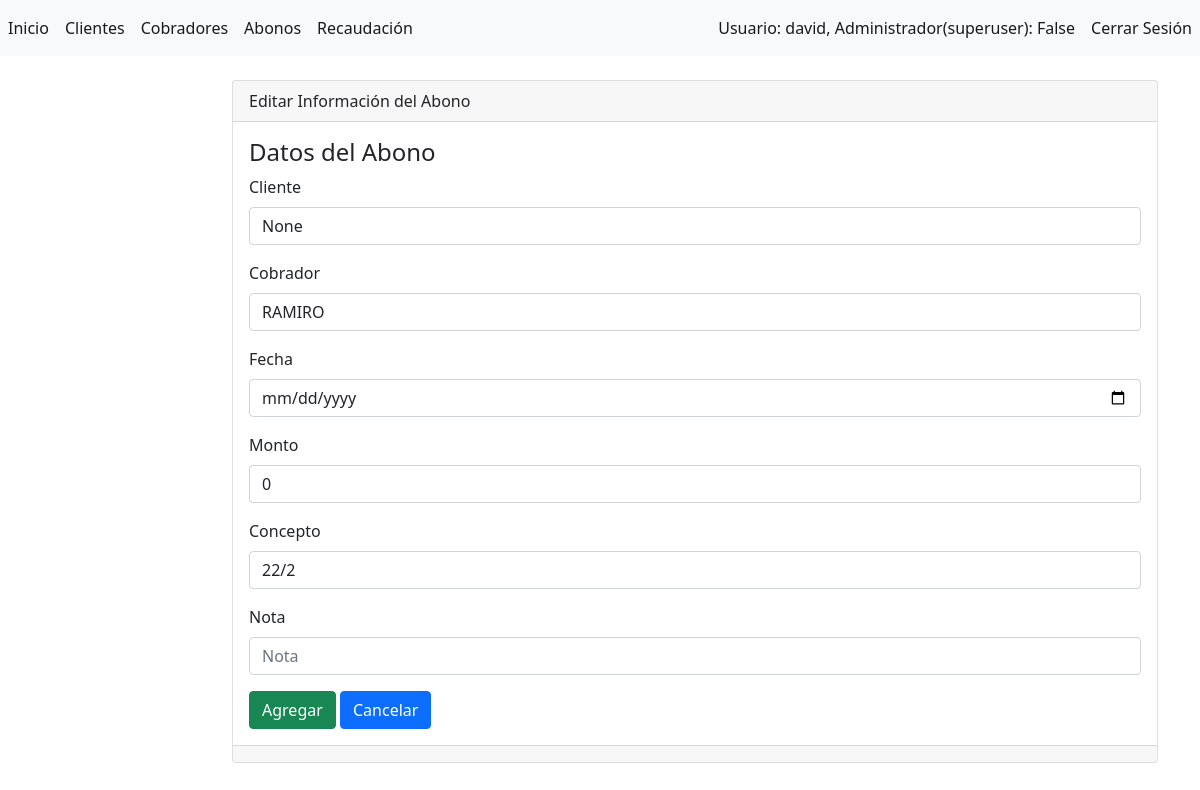
The page /editar_abono/15 (signed in) on the database its author committed.
### abonos/models.py (models this page shows, shortened)
class Abono(models.Model):
    cliente = models.ForeignKey(
        'Cliente',
        null=True,
        on_delete=SET_NULL
        )
    cobrador = models.ForeignKey(
        'Cobrador',
        null=True,
        on_delete=SET_NULL
        )
    recaudacion = models.ForeignKey(
        'Recaudacion',
        null=True,
        on_delete=SET_NULL,
        default=None
    )
    concepto = models.ForeignKey(
        'Concepto',
        null=True,
        on_delete=SET_NULL,
        default=None
        )
    fecha = models.DateTimeField(
        blank=True,
        null=True,
        default= datetime.now,
        verbose_name="fecha"
        )
    monto = models.DecimalField(
        max_digits=10,
        decimal_places=2,
        default=0.00,
        verbose_name="monto"
        )
    nota = models.CharField(
        max_length=100,
        blank=True,
        verbose_name="nota"
        )
    creado = models.DateTimeField(auto_now_add=True)
    modificado = models.DateTimeField(auto_now=True)
    class Meta:
        verbose_name = "Abono"
        verbose_name_plural = "Abonos"
        ordering = ['-modificado', '-creado']

class Cobrador(models.Model):
    nombre = models.CharField(max_length=45, verbose_name="nombre")
    activo = models.BooleanField(default=True, verbose_name="activo")
    usuario = models.ForeignKey(User,null=True, on_delete=SET_NULL)
    creado = models.DateTimeField(auto_now_add=True)
    modificado = models.DateTimeField(auto_now=True)
    def __str__(self):
        return self.nombre
    class Meta:
        verbose_name = "Cobrador"
        verbose_name_plural = "Cobradores"
        ordering = ['-modificado', '-creado']
        unique_together = ['nombre']

class Concepto(models.Model):
    año = models.IntegerField()
    mes = models.IntegerField()
    creado = models.DateTimeField(auto_now_add=True)
    modificado = models.DateTimeField(auto_now=True)
    def __str__(self):
        fila = str(self.año) + '/' + str(self.mes)
        return fila
    class Meta:
        verbose_name = "Concepto"
        verbose_name_plural = "Conceptos"
        ordering = ['-modificado', '-creado']

### abonos/views.py (the view)
# urls.py: path('editar_abono/<int:id>', views.editar_abono, name='editar_abono'),
@login_required(login_url='login')
def editar_abono(request, id):
    abono = Abono.objects.get(id=id)
    formulario = AbonoForm(request.POST or None, request.FILES or None, instance=abono)
    cobradores = Cobrador.objects.filter(activo=True)
    clientes = Cliente.objects.filter(activo=True)
    usuario_cobrador = Cobrador.objects.filter(usuario=request.user)
    conceptos = Concepto.objects.all().order_by('-creado')
    context = {
        'formulario': formulario,
        'cobradores': cobradores,
        'clientes': clientes,
        'abono': abono,
        'conceptos': conceptos,
        'usuario_cobrador': usuario_cobrador
    }
    print(abono.monto)
    if formulario.is_valid() and request.POST:
        formulario.save()
        return redirect('abonos')
    return render(request, 'abonos/editar.html', context)

### abonos/forms.py
class AbonoForm(forms.ModelForm):
    class Meta:
        model = Abono
        fields = '__all__'
        exclude=['recaudacion']

### abonos/templates/abonos/editar.html (shortened to what this page needs)
{% extends "base.html" %}
{% block contenido %}
<div class="card">
    <div class="card-header">
        Editar Información del Abono
    </div>
    <div class="card-body">
        <h4 class="card-title">Datos del Abono</h4>
        {% include 'abonos/form.html' %}
    </div>
    <div class="card-footer text-muted">
    </div>
</div>
{% endblock %}

### abonos/templates/base.html (shortened to what this page needs)
{% load static %}
<!doctype html>
<html lang="en">
  <head>
    <link rel="stylesheet" href="https://cdn.jsdelivr.net/npm/bootstrap@5.0.2/dist/css/bootstrap.min.css">
    <link rel="stylesheet" href="https://cdn.jsdelivr.net/npm/bootstrap-icons@1.8.1/font/bootstrap-icons.css">
  </head>
  <body>
      <nav class="navbar navbar-expand navbar-light bg-light">
          <div class="nav navbar-nav me-auto">
            <a class="nav-item nav-link active" href="{% url 'inicio' %}">Inicio</a>
            <a class="nav-item nav-link active" href="{% url 'clientes' %}">Clientes</a>
            <a class="nav-item nav-link active" href="{% url 'cobradores' %}">Cobradores</a>
            <a class="nav-item nav-link active" href="{% url 'abonos' %}">Abonos</a>
            <a class="nav-item nav-link active" href="{% url 'recaudaciones' %}">Recaudación</a>
          </div>
          <div class="nav navbar-nav ms-auto">
            {% if request.user.is_authenticated %}
            <a class="nav-item nav-link active" href="#">Usuario: {{ request.user.get_username }}, Administrador(superuser): {{ request.user.is_superuser }}</a>
            <a class="nav-item nav-link active" href="{% url 'logout' %}">Cerrar Sesión</a>
            {% else %}
            <a class="nav-item nav-link active" href="{% url 'login' %}">Iniciar Sesión</a>
            {% endif %}
          </div>
      </nav>
      <div class="container">
          <div class="row">
            <div class="col-sm-2">
              <br/>
            </div>
            <div class="col-sm-10">
              <br/>
              {% block contenido %}  {% endblock %}
            </div>
          </div>
      </div>
  </body>
</html>

### abonos/templates/abonos/form.html (shortened to what this page needs)
<form enctype="multipart/form-data" method="post">
  <div class="mb-3">
    <label for="" class="form-label">Cliente</label>
    <select class="form-control" name="cliente" id="cliente">
      {% if abono is not None %}
      <option value={{abono.cliente.id}}>{{abono.cliente}}</option>
      {%endif%}
    </select>
  </div>
  <div class="mb-3">
    <label for="" class="form-label">Cobrador</label>
    <select class="form-control" name="cobrador" id="cobrador">
      {% if abono is not None %}
      <option value={{abono.cobrador.id}}>{{abono.cobrador}}</option>
      {%endif%}
    </select>
  </div>
  <div class="mb-3">
    <label for="" class="form-label">Fecha</label>
    <input
    type="date"
    class="form-control"
    name="fecha"
    id="fecha"
    aria-describedby="helpId"
    placeholder=""
    value="{{ abono.fecha | default:''}}">
  </div>
  <div class="mb-3">
    <label for="" class="form-label">Monto</label>
    <input
    type="number"
    class="form-control"
    name="monto"
    id="monto"
    aria-describedby="helpId"
    placeholder="1000,00"
    value="{{ abono.monto | default:0}}">
  </div>
  <div class="mb-3">
    <label for="" class="form-label">Concepto</label>
    <select class="form-control" name="concepto" id="concepto">
      {% if abono is not None %}
      <option value={{abono.concepto.id}}>{{abono.concepto}}</option>
      {%endif%}
    </select>
  </div>
  <div class="mb-3">
    <label for="" class="form-label">Nota</label>
    <input
    type="text"
    class="form-control"
    name="nota"
    id="nota"
    aria-describedby="helpId"
    placeholder="Nota"
    value="{{ abono.nota | default:''}}">
  </div>
  <input
  name=""
  id=""
  class="btn btn-success"
  type="submit"
  value="Agregar">
  <a
  name=""
  id=""
  class="btn btn-primary"
  href="{% url 'abonos' %}"
  role="button">Cancelar</a>
</form>

### rows shown on the page
Abono: cliente "None", cobrador "RAMIRO", monto "0", concepto "22/2"

### other values the page prints
{{ request.user.get_username }} "david"
{{ request.user.is_superuser }} "False"
